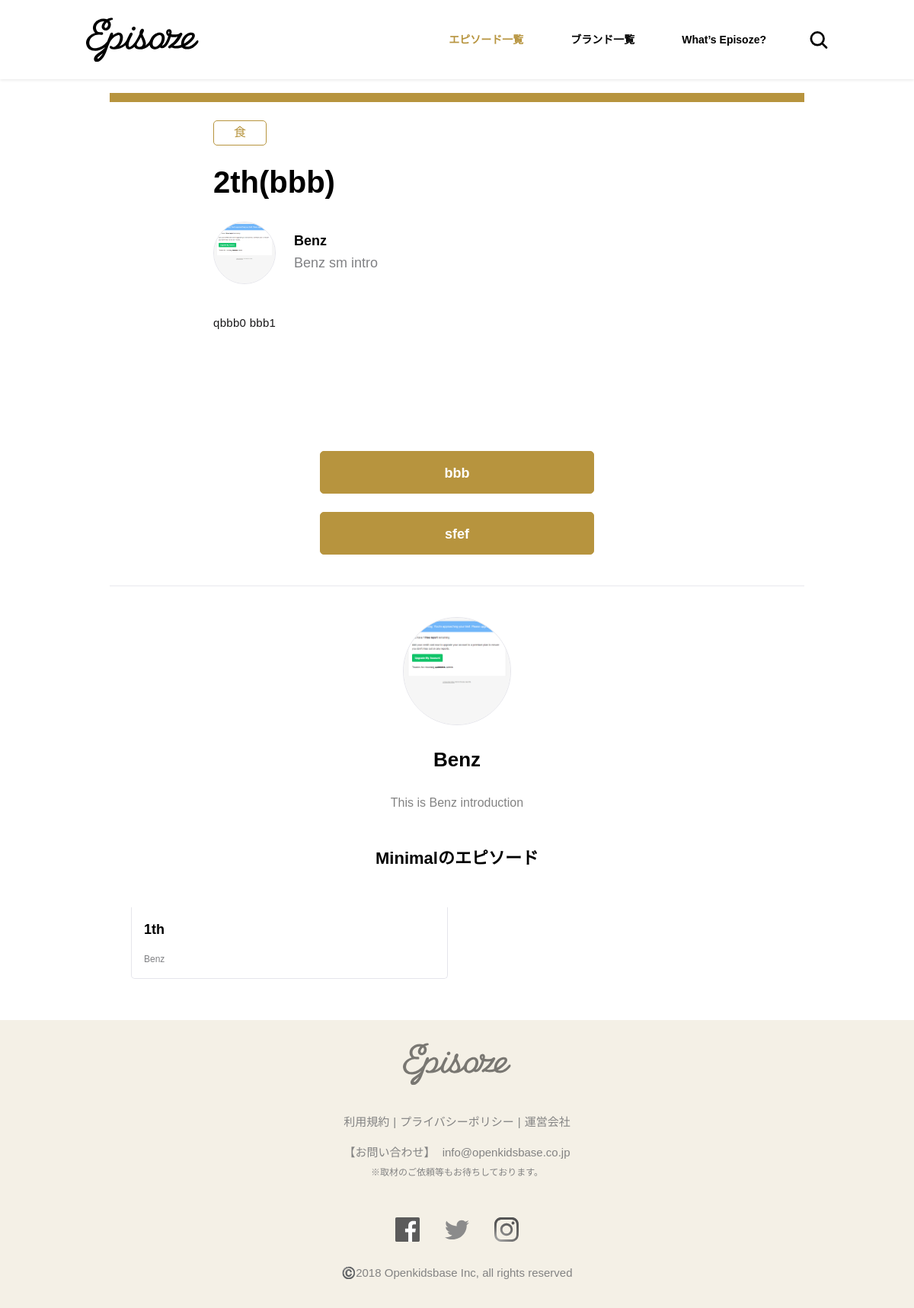
Page /articles/2/ on the earlier database version.
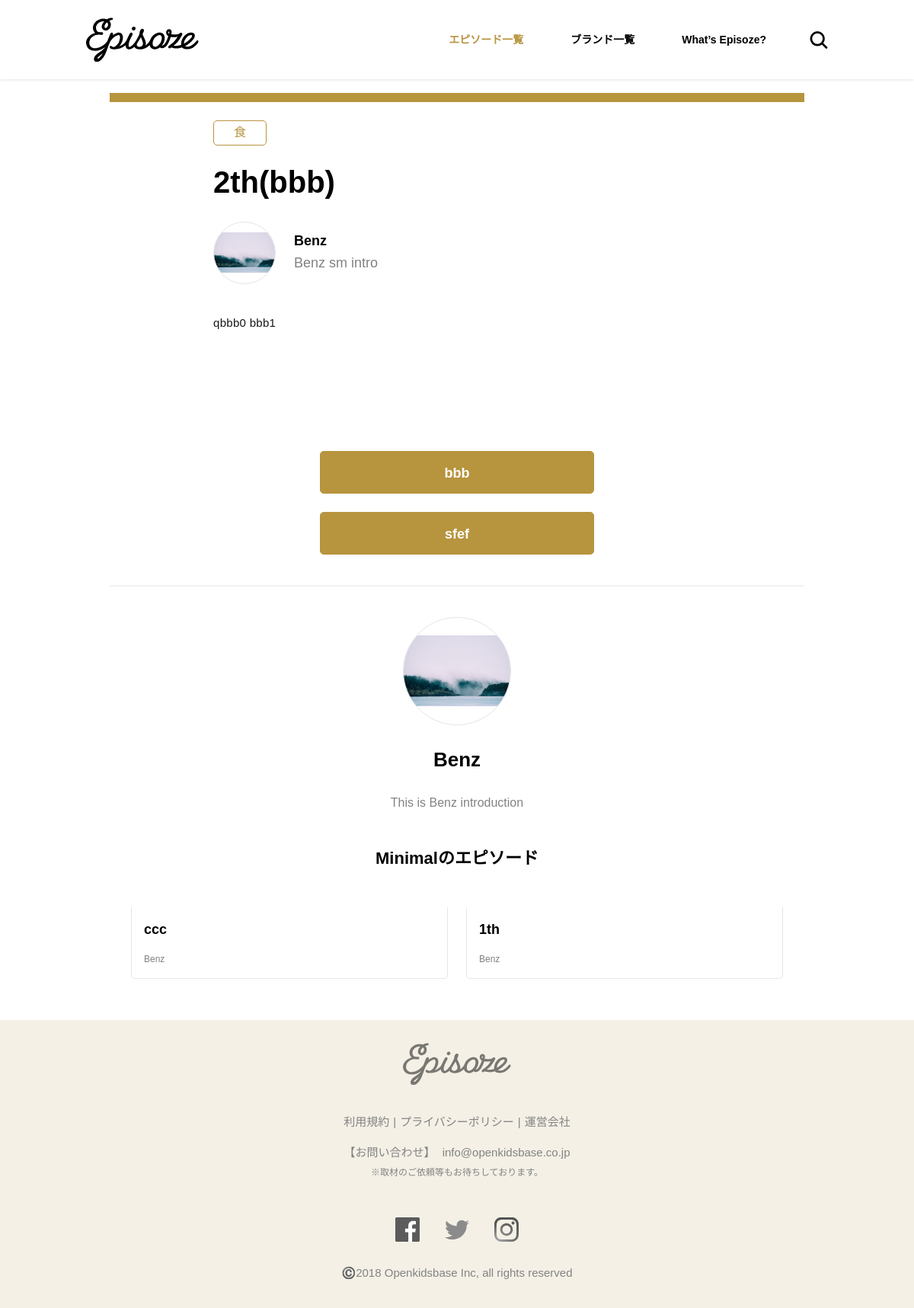
Same page on the later database version.
### articles/models.py (models this page shows)
class Article(models.Model):
    title               = models.CharField(max_length=200, null=True, blank=True)
    brand               = models.ForeignKey(Brand, on_delete=models.CASCADE, default=0)
    is_featured         = models.BooleanField(default=False)
    cover_image         = models.FileField(upload_to='uploads/', default="default.png")
    member_name         = models.TextField(null=True, blank=True)
    member_title        = models.TextField(null=True, blank=True)
    attribute           = models.TextField(null=True, blank=True)
    region              = models.TextField(null=True, blank=True)
    category            = models.TextField(null=True, blank=True)
    content             = models.TextField(null=True, blank=True)
    is_published        = models.BooleanField(default=False)
    free_links          = JSONField("free_links", default=[], null=True, blank=True)
    creation_date       = models.DateTimeField(default=datetime.now)

### brands/models.py (models this page shows)
class Brand(models.Model):
    user                    = models.OneToOneField(User, on_delete=models.CASCADE, default=0)
    name                    = models.CharField(max_length=50, null=True, blank=True)
    name_slug               = models.CharField(max_length=50, null=True, blank=True)
    logo_image              = models.FileField(upload_to='uploads/', default="default.png", null=True, blank=True)
    cover_image             = models.FileField(upload_to='uploads/', default="default.png", null=True, blank=True)
    introduction            = models.TextField(null=True, blank=True)
    small_introduction      = models.CharField(max_length=50, null=True, blank=True)
    facebook_url            = models.CharField(max_length=200, null=True, blank=True)
    twitter_url             = models.CharField(max_length=200, null=True, blank=True)
    instagram_url           = models.CharField(max_length=200, null=True, blank=True)
    company_name            = models.CharField(max_length=200, null=True, blank=True)
    company_representative  = models.CharField(max_length=200, null=True, blank=True)
    company_address         = models.CharField(max_length=200, null=True, blank=True)
    company_website         = models.CharField(max_length=200, null=True, blank=True)
    company_founding_date   = models.DateField(_("Date"), default=datetime.today)
    company_sales_offices   = models.TextField(null=True, blank=True)
    company_introduction    = models.TextField(null=True, blank=True)
    free_links              = JSONField("free_links", default=[], null=True, blank=True)
    creation_date           = models.DateTimeField(default=datetime.now)

### articles/views.py (the view)
# urls.py: path('<int:id>/', views.show, name='show'),
def show(request, id):
	article = Article.objects.get(pk=id)
	same_brand_articles = Article.objects.filter(is_published=True, brand = article.brand).exclude(pk=article.id).order_by('-creation_date')[:2]
	context = {'article': article, 'same_brand_articles': same_brand_articles}
	return render(request, 'articles/show.html', context)

### articles/templates/articles/show.html (shortened to what this page needs)
{% extends './base.html' %}
{% load static %}
{% load tz %}
{% block header %}
	{% include './header_01.html' %}
{% endblock %}
{% block content %}
	<main class="content ">
        <article class="article">
            <figure class="article__figure">
                <figcaption class="article__figure_desc">
                    <h2 class="article__figure_headline">{{ article.member_name }}</h2>
                    <p class="article__figure_headline_desc">
                    </p>
                </figcaption>
            </figure>
            <section class="article__content">
                <div class="article__info">
                    <div class="article__tags">
                        <a href="#" class="button article__tags_button">{{ article.category }}</a>
                    </div>
                </div>
                <h1 class="article__headline">{{ article.title }}</h1>
                <div class="article__brand">
                    <figure class="brand-list__figure">
                        <img src="/media/{{ article.brand.logo_image }}" alt="" class="brand-list__view">
                    </figure>
                    <div class="brand-list__info">
                        <h4 class="brand-list__brand-name">{{ article.brand.name }}</h4>
                        <p class="brand-list__desc">{{ article.brand.small_introduction }}</p>
                    </div>
                </div>
                <div class="wp__typo">
                    <p id="js-article-content"></p>
                    <div class="button__wrap button__wrap_column button__wrap_align-center article__content_button_wrap">
                        {% for key, value in article.free_links.items %}
                            <a href={{ value }} target="_blank" class="button button_size-big button_invert article__content_button">{{key}}</a>
                        {% endfor %}
                    </div>
                </div>
            </section>
            <section class="article__additional">
                <div class="article__brand_details">
                    <figure class="article__brand_details_figure">
                        <img src="/media/{{ article.brand.logo_image }}" alt="" class="brand-list__view">
                    </figure>
                    <h4 class="article__brand_details_brand-name">{{ article.brand.name }}</h4>
                    <div class="article__brand_details_desc">{{ article.brand.introduction }}
                    </div>
                </div>
            </section>
            <section class="article__relatives">
                <h5 class="article__relatives_headline">Minimalのエピソード</h5>
                <div class="espisoze-list__tile tile">
                	{% for article in same_brand_articles %}
                    <a href="/articles/{{ article.id }}/" class="episode-list__item tile__item">
                        <figure class="episode-list__figure">
                            <figcaption class="episode-list__figure_desc">
                                <p class="episode-list__figure_headline_desc">{{ article.member_title }} | {{ article.brand.name }}</p>
                            </figcaption>
                        </figure>
                        <article class="episode-list__desc">
                            <h2 class="episode-list__headline">{{ article.title }}</h2>
                            <div class="episode-list__info">
                                <p class="episode-list__info_name">{{ article.brand.name }}</p>
                            </div>
                        </article>
                    </a>
                    {% endfor %}
                </div>
            </section>
        </article>
    </main>
{% endblock %}
{% block footer %}
	{% include './footer_01.html' %}
{% endblock %}

### articles/templates/articles/base.html (shortened to what this page needs)
{% load staticfiles %}
{% load static %}
{% load tz %}
<!DOCTYPE html>
<html lang="en">
<head>
  <link rel="stylesheet" href="{% static 'css/style.css' %}">
  <link rel="stylesheet" href="{% static 'css/original_style.css' %}">
</head>
<body>
  <div class="wrapper">
      <div class="page-header">
          {% block header %}
          {% endblock %}
      </div>
      <div class="container">
          <div class="row">
              <div class="col-md-8">
              {% block content %}
              {% endblock %}
              </div>
          </div>
      </div>
  </div>
  <div>
      {% block footer %}
      {% endblock %}
  </div>
</body>
</html>

### articles/templates/articles/header_01.html (shortened to what this page needs)
{% load static %}
<header class="header__wrapper">
    <div class="header">
        <a class="header__logo" href="/">
            <img class="header__logo-view" src={% static 'imgs/common/logo.svg' %}/>
        </a>
        <div class="header__right">
            <nav class="nav__wrapper">
                <ul class="nav">
                    <li class="nav__item current-menu-item"><a class="nav__item_link" href="episode-list.html">エピソード一覧</a>
                    </li>
                    <li class="nav__item"><a class="nav__item_link" href="brand-list.html">ブランド一覧</a></li>
                    <li class="nav__item"><a class="nav__item_link" href="services.html">What’s Episoze?</a></li>
                </ul>
            </nav>
            <a href="/search" class="header__search-button"></a>
        </div>
    </div>
</header>

### articles/templates/articles/footer_01.html (shortened to what this page needs)
{% load static %}
<footer class="footer__wrapper">
    <div class="footer">
        <nav class="footer__nav">
            <a href="terms-service.html" class="footer__link">利用規約</a>
            <a href="privacy.html" class="footer__link">プライバシーポリシー</a>
            <a href="" class="footer__link">運営会社</a>
        </nav>
        <address class="footer__address">
            <span class="footer__address_text">【お問い合わせ】</span>
            <a href="mailto:info@openkidsbase.co.jp" class="footer__address_link">info@openkidsbase.co.jp</a>
            <p class="footer__address_desc">※取材のご依頼等もお待ちしております。</p>
        </address>
        <a href="index.html" class="footer__logo">
            <img src={% static 'imgs/common/logo.svg' %} alt="" class="footer__logo_view">
        </a>
        <div class="footer__social_list">
            <a href="" class="footer__social_link social_facebook">
                <img class="footer__social_view" src={% static 'imgs/icons/facebook.svg' %} alt="">
            </a>
            <a href="" class="footer__social_link social_twitter">
                <img class="footer__social_view" src={% static 'imgs/icons/twitter.svg' %} alt="">
            </a>
            <a href="" class="footer__social_link social_insta">
                <img class="footer__social_view" src={% static 'imgs/icons/instagram.svg' %} alt="">
            </a>
        </div>
        <div class="footer__copyrights">©️2018 Openkidsbase Inc, all rights reserved</div>
    </div>
</footer>

Differences in the rows shown:
changed through a linked row, Article "2th(bbb)": brand.logo_image: a different picture
added Article: title "ccc", brand.name "Benz"
